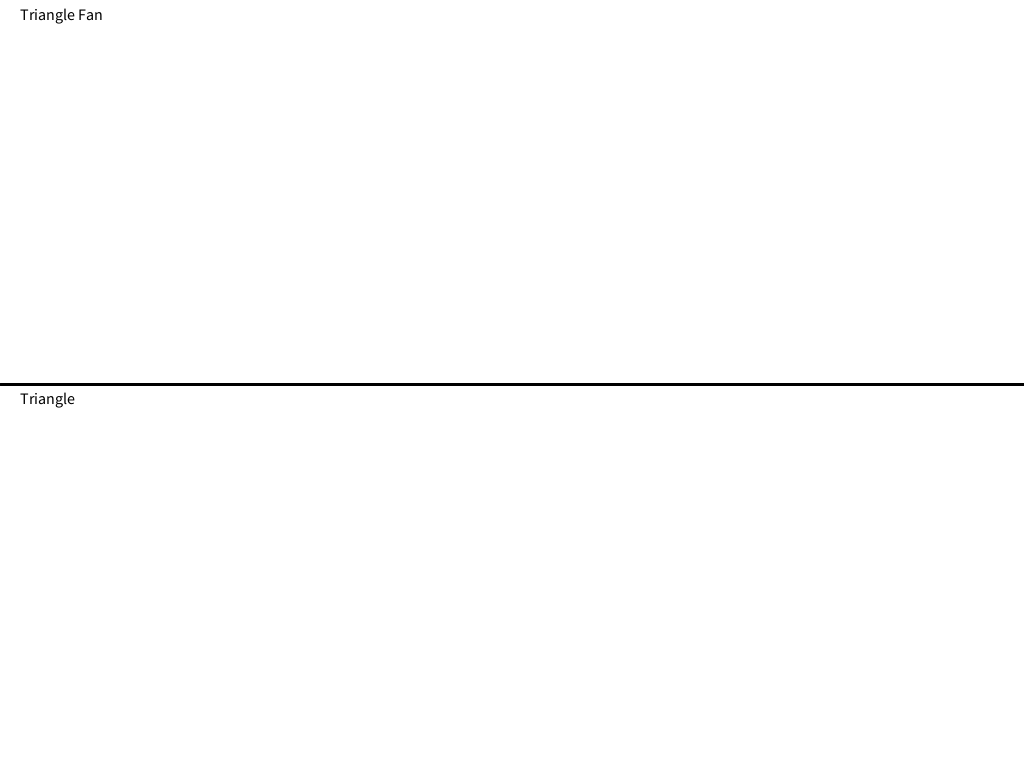
Frame 1 (no input)
Frame 60 (the mouse pressed at the canvas centre just before this capture): identical to frame 1, image omitted
Frame 120 (the mouse held since frame 60 and released just before this capture): identical to frame 1, image omitted

The Processing sketch that drew this single still picture (run headless with seeded random() and noise(); from frame 60 on, the mouse is pressed at the canvas centre):

// Processing sketch: triangle_fan_or_strip_to_triangle
// ── triangle_fan_or_strip_to_triangle.pde
ArrayList<PVector> fss = new ArrayList<PVector>();
ArrayList<PVector> fscols = new ArrayList<PVector>();

ArrayList<PVector> tris = new ArrayList<PVector>();
ArrayList<PVector> tricols = new ArrayList<PVector>();

int mode;

void setup() {
  size(1024, 768);
  colorMode(RGB, 1);
  strokeWeight(3);
  textSize(16);
  mode = TRIANGLE_FAN;
}

void conv() {
  if (mode == TRIANGLE_FAN)
    fan2tri(fss, fscols, tris, tricols);
  else
    strip2tri(fss, fscols, tris, tricols);
}

void keyPressed() {
  if (key == '1')
    mode = TRIANGLE_FAN;
  else if (key == '2')
    mode = TRIANGLE_STRIP;
  conv();
}

void mouseClicked() {
  if (mouseButton == RIGHT) {
    fss.clear();
    tris.clear();
    fscols.clear();
    tricols.clear();
    return;
  }
  
  if (mouseY < height/2) {
    fss.add(new PVector(mouseX, mouseY));
    fscols.add(new PVector(random(0, 1), random(0, 1), random(0, 1)));
    conv();
  }
}

void draw() {
  background(80, 100, 100);
  line(0, height/2, width, height/2);
  shape(mode, fss, fscols);
  fill(0, 0, 0);
  text((mode == TRIANGLE_FAN) ? "Triangle Fan" : "Triangle Strip", 20, 20);
  pushMatrix();
  translate(0, height/2);
  shape(TRIANGLES, tris, tricols);
  fill(0, 0, 0);
  text("Triangle", 20, 20);
  popMatrix();
}

void shape(int shape, ArrayList<PVector> verts, ArrayList<PVector> cols) {
  if (verts.size() >= 3) {
    beginShape(shape);
    for (int i = 0; i < verts.size(); i++) {
      PVector v = verts.get(i);
      PVector c = cols.get(i);
      fill(c.x, c.y, c.z);
      vertex(v.x, v.y);
    }
    endShape();
  }
  
  for (int i = 0; i < verts.size(); i++) {
    PVector v = verts.get(i);
    point(v.x, v.y);
  }
}

void fan2tri(ArrayList<PVector> fans, ArrayList<PVector> fancols, ArrayList<PVector> tris, ArrayList<PVector> tricols) {
  tris.clear();
  tricols.clear();
  
  if (fans.size() < 3) {
    tris.addAll(fans);
    tricols.addAll(fancols);
    return;
  }

  for (int i = 1; i < fans.size()-1; i++) {
    tris.add(fans.get(0));
    tris.add(fans.get(i));
    tris.add(fans.get(i+1));
    
    tricols.add(fancols.get(0));
    tricols.add(fancols.get(i));
    tricols.add(fancols.get(i+1));
  }
}

void strip2tri(ArrayList<PVector> strips, ArrayList<PVector> stripcols, ArrayList<PVector> tris, ArrayList<PVector> tricols) {
  tris.clear();
  tricols.clear();
  
  if (strips.size() < 3) {
    tris.addAll(strips);
    tricols.addAll(stripcols);
    return;
  }

  for (int i = 0; i < strips.size()-2; i++) {
    tris.add(strips.get(i));
    tris.add(strips.get(i+1));
    tris.add(strips.get(i+2));
    
    tricols.add(stripcols.get(i));
    tricols.add(stripcols.get(i+1));
    tricols.add(stripcols.get(i+2));
  }
}

void dump(ArrayList<PVector> verts) {
  for (int i = 0; i < verts.size(); i++) {
    PVector v = verts.get(i);
    println(v.x + " " + v.y + " " + v.z);
  }
}
